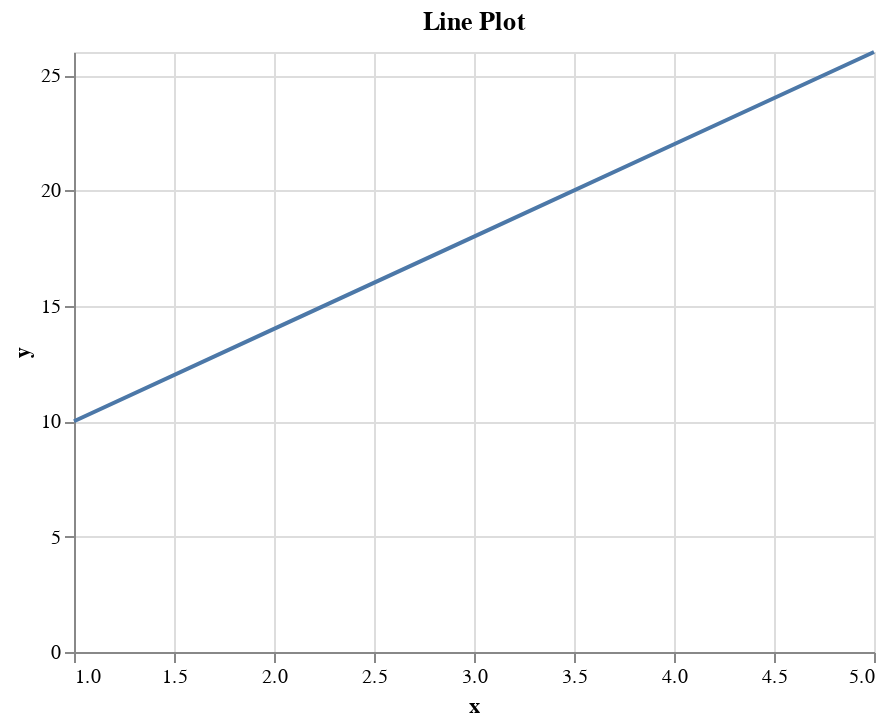

Notebook source saved alongside this figure:
### Code cell
#Line Plot using Altair

chart = alt.Chart(df).mark_line().encode(
    x = 'x',
    y = 'y'
).properties(
    title = 'Line Plot'
)

chart

### Figure 1 — Vega-Lite specification as saved in the notebook (floating-point values rounded to 4 significant figures)
{"config": {"view": {"continuousWidth": 400, "continuousHeight": 300}}, "data": {"name": "data-9bfa13e89492ee85aec89e2a17293753"}, "mark": "line", "encoding": {"x": {"field": "x", "type": "quantitative"}, "y": {"field": "y", "type": "quantitative"}}, "title": "Line Plot", "$schema": "https://vega.github.io/schema/vega-lite/v4.17.0.json", "datasets": {"data-9bfa13e89492ee85aec89e2a17293753": [{"x": 1, "y": 10}, {"x": 2, "y": 14}, {"x": 3, "y": 18}, {"x": 4, "y": 22}, {"x": 5, "y": 26}]}}
